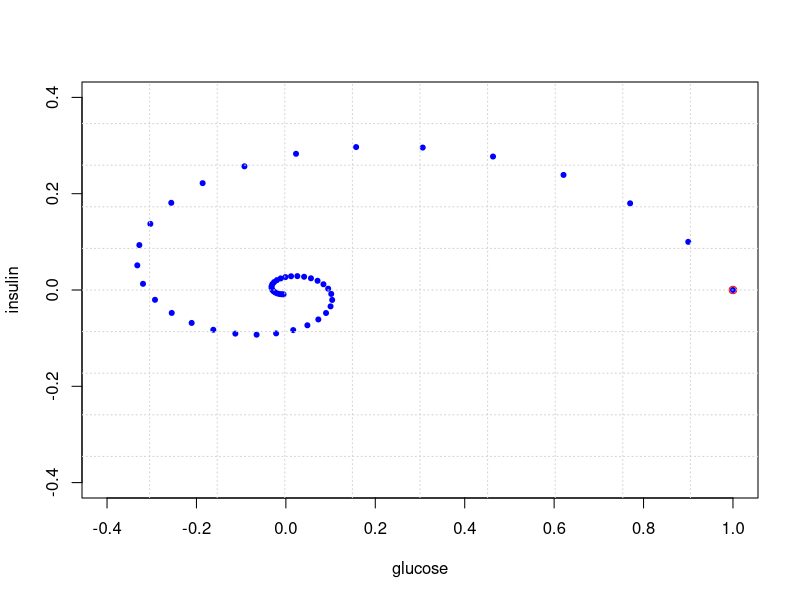
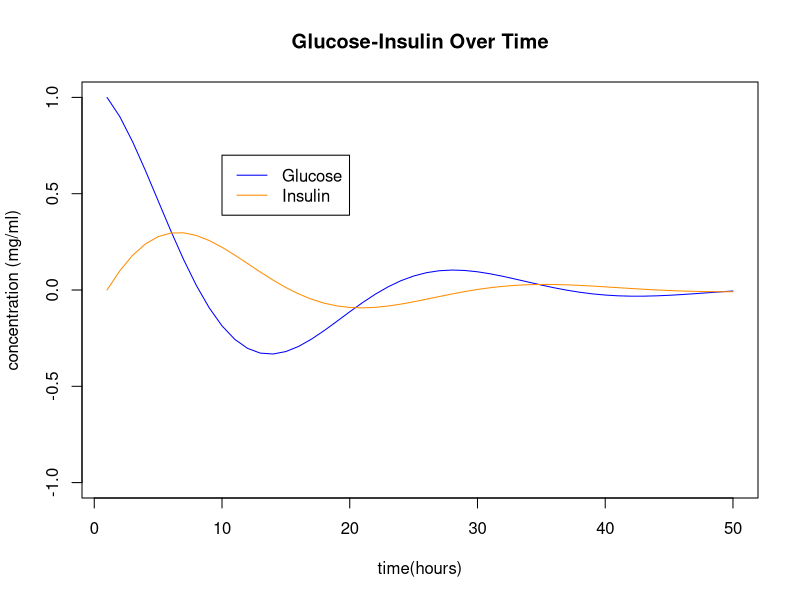
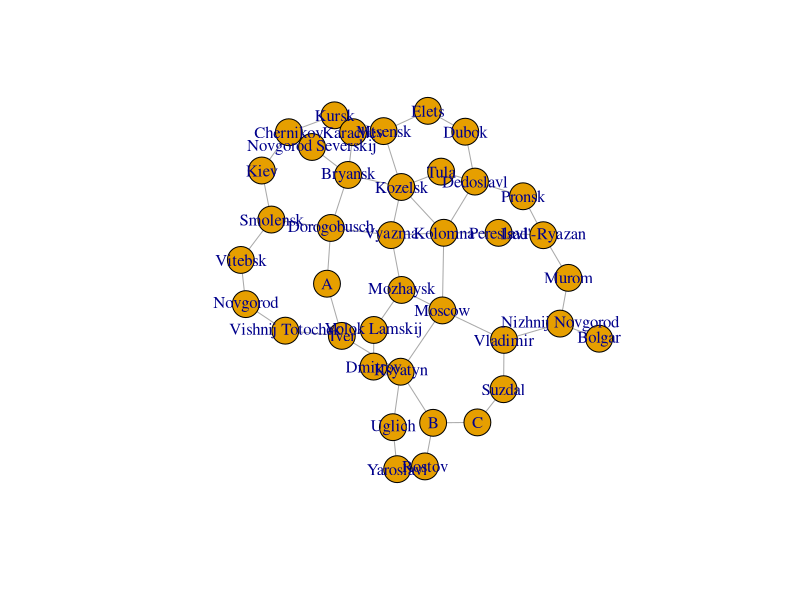

Write R code to recreate these figures, in order.
## ---- chunk 1
require(pracma)
## ---- chunk 2
A = cbind(c(.9,.1),c(-.4,.9))
start = c(1,0)
N = 50

X = matrix(0,nrow=2,ncol=N)
X[,1] = start

for (i in 2:N) {X[,i] = A %*% X[,i-1]}
plot(X[1,],X[2,],col='blue',xlim=c(-0.4,1.0),ylim=c(-0.4,0.4),xlab='glucose',ylab='insulin',pch=20,cex=1)
points(start[1],start[2],col="red")
grid(nx=10,ny=10)
## ---- chunk 3
t = seq(1,N)
plot(t,X[1,],type='l',col='blue',ylim=c(-1,1),ylab="concentration (mg/ml)",xlab="time(hours)",main="Glucose-Insulin Over Time")
lines(t,X[2,],col='darkorange')
legend(10, 0.7, legend=c("Glucose", "Insulin"), col=c("blue", "darkorange"), lty=1)
## ---- chunk 4
library(igraph)
## ---- chunk 5
RusCity = c("Novgorod", "Vitebsk", "Smolensk", "Kiev", "Chernikov",
"Novgorod Severskij", "Kursk", "Bryansk", "Karachev", "Kozelsk",
"Dorogobusch", "Vyazma", "A", "Tver", "Vishnij Totochek", "Ksyatyn",
"Uglich", "Yaroslavl", "Rostov", "B", "C", "Suzdal", "Vladimir",
"Nizhnij Novgorod", "Bolgar", "Isad'-Ryazan", "Pronsk", "Dubok",
"Elets", "Mtsensk", "Tula", "Dedoslavl", "Pereslavl", "Kolomna",
"Moscow", "Mozhaysk", "Dmitrov", "Volok Lamskij", "Murom")
A = rbind(c(0, 1, 0, 0, 0, 0, 0, 0, 0, 0, 0, 0, 0, 0, 1, 0, 0, 0, 0, 0,
    0, 0, 0, 0, 0, 0, 0, 0, 0, 0, 0, 0, 0, 0, 0, 0, 0, 0, 0), c(1, 0,
    1, 0, 0, 0, 0, 0, 0, 0, 0, 0, 0, 0, 0, 0, 0, 0, 0, 0, 0, 0, 0, 0,
    0, 0, 0, 0, 0, 0, 0, 0, 0, 0, 0, 0, 0, 0, 0), c(0, 1, 0, 1, 0, 0,
    0, 0, 0, 0, 1, 0, 0, 0, 0, 0, 0, 0, 0, 0, 0, 0, 0, 0, 0, 0, 0, 0,
    0, 0, 0, 0, 0, 0, 0, 0, 0, 0, 0), c(0, 0, 1, 0, 1, 0, 0, 0, 0, 0,
    0, 0, 0, 0, 0, 0, 0, 0, 0, 0, 0, 0, 0, 0, 0, 0, 0, 0, 0, 0, 0, 0,
    0, 0, 0, 0, 0, 0, 0), c(0, 0, 0, 1, 0, 1, 1, 0, 0, 0, 0, 0, 0, 0,
    0, 0, 0, 0, 0, 0, 0, 0, 0, 0, 0, 0, 0, 0, 0, 0, 0, 0, 0, 0, 0, 0,
    0, 0, 0), c(0, 0, 0, 0, 1, 0, 0, 1, 0, 0, 0, 0, 0, 0, 0, 0, 0, 0,
    0, 0, 0, 0, 0, 0, 0, 0, 0, 0, 0, 0, 0, 0, 0, 0, 0, 0, 0, 0,
    0), c(0, 0, 0, 0, 1, 0, 0, 0, 1, 0, 0, 0, 0, 0, 0, 0, 0, 0, 0, 0,
    0, 0, 0, 0, 0, 0, 0, 0, 0, 1, 0, 0, 0, 0, 0, 0, 0, 0, 0), c(0, 0,
    0, 0, 0, 1, 0, 0, 1, 1, 1, 0, 0, 0, 0, 0, 0, 0, 0, 0, 0, 0, 0, 0,
    0, 0, 0, 0, 0, 0, 0, 0, 0, 0, 0, 0, 0, 0, 0), c(0, 0, 0, 0, 0, 0,
    1, 1, 0, 0, 0, 0, 0, 0, 0, 0, 0, 0, 0, 0, 0, 0, 0, 0, 0, 0, 0, 0,
    0, 1, 0, 0, 0, 0, 0, 0, 0, 0, 0), c(0, 0, 0, 0, 0, 0, 0, 1, 0, 0,
    0, 1, 0, 0, 0, 0, 0, 0, 0, 0, 0, 0, 0, 0, 0, 0, 0, 0, 0, 1, 1, 0,
    0, 1, 0, 0, 0, 0, 0), c(0, 0, 1, 0, 0, 0, 0, 1, 0, 0, 0, 1, 1, 0,
    0, 0, 0, 0, 0, 0, 0, 0, 0, 0, 0, 0, 0, 0, 0, 0, 0, 0, 0, 0, 0, 0,
    0, 0, 0), c(0, 0, 0, 0, 0, 0, 0, 0, 0, 1, 1, 0, 0, 0, 0, 0, 0, 0,
    0, 0, 0, 0, 0, 0, 0, 0, 0, 0, 0, 0, 0, 0, 0, 1, 0, 1, 0, 0,
    0), c(0, 0, 0, 0, 0, 0, 0, 0, 0, 0, 1, 0, 0, 1, 0, 0, 0, 0, 0, 0,
    0, 0, 0, 0, 0, 0, 0, 0, 0, 0, 0, 0, 0, 0, 0, 0, 0, 0, 0), c(0, 0,
    0, 0, 0, 0, 0, 0, 0, 0, 0, 0, 1, 0, 1, 1, 0, 0, 0, 0, 0, 0, 0, 0,
    0, 0, 0, 0, 0, 0, 0, 0, 0, 0, 0, 0, 0, 1, 0), c(1, 0, 0, 0, 0, 0,
    0, 0, 0, 0, 0, 0, 0, 1, 0, 0, 0, 0, 0, 0, 0, 0, 0, 0, 0, 0, 0, 0,
    0, 0, 0, 0, 0, 0, 0, 0, 0, 0, 0), c(0, 0, 0, 0, 0, 0, 0, 0, 0, 0,
    0, 0, 0, 1, 0, 0, 1, 0, 0, 1, 0, 0, 0, 0, 0, 0, 0, 0, 0, 0, 0, 0,
    0, 0, 1, 0, 1, 0, 0), c(0, 0, 0, 0, 0, 0, 0, 0, 0, 0, 0, 0, 0, 0,
    0, 1, 0, 1, 0, 0, 0, 0, 0, 0, 0, 0, 0, 0, 0, 0, 0, 0, 0, 0, 0, 0,
    0, 0, 0), c(0, 0, 0, 0, 0, 0, 0, 0, 0, 0, 0, 0, 0, 0, 0, 0, 1, 0,
    1, 0, 0, 0, 0, 0, 0, 0, 0, 0, 0, 0, 0, 0, 0, 0, 0, 0, 0, 0,
    0), c(0, 0, 0, 0, 0, 0, 0, 0, 0, 0, 0, 0, 0, 0, 0, 0, 0, 1, 0, 1,
    0, 0, 0, 0, 0, 0, 0, 0, 0, 0, 0, 0, 0, 0, 0, 0, 0, 0, 0), c(0, 0,
    0, 0, 0, 0, 0, 0, 0, 0, 0, 0, 0, 0, 0, 1, 0, 0, 1, 0, 1, 0, 0, 0,
    0, 0, 0, 0, 0, 0, 0, 0, 0, 0, 0, 0, 0, 0, 0), c(0, 0, 0, 0, 0, 0,
    0, 0, 0, 0, 0, 0, 0, 0, 0, 0, 0, 0, 0, 1, 0, 1, 0, 0, 0, 0, 0, 0,
    0, 0, 0, 0, 0, 0, 0, 0, 0, 0, 0), c(0, 0, 0, 0, 0, 0, 0, 0, 0, 0,
    0, 0, 0, 0, 0, 0, 0, 0, 0, 0, 1, 0, 1, 0, 0, 0, 0, 0, 0, 0, 0, 0,
    0, 0, 0, 0, 0, 0, 0), c(0, 0, 0, 0, 0, 0, 0, 0, 0, 0, 0, 0, 0, 0,
    0, 0, 0, 0, 0, 0, 0, 1, 0, 1, 0, 0, 0, 0, 0, 0, 0, 0, 0, 0, 1, 0,
    0, 0, 0), c(0, 0, 0, 0, 0, 0, 0, 0, 0, 0, 0, 0, 0, 0, 0, 0, 0, 0,
    0, 0, 0, 0, 1, 0, 1, 0, 0, 0, 0, 0, 0, 0, 0, 0, 0, 0, 0, 0,
    1), c(0, 0, 0, 0, 0, 0, 0, 0, 0, 0, 0, 0, 0, 0, 0, 0, 0, 0, 0, 0,
    0, 0, 0, 1, 0, 0, 0, 0, 0, 0, 0, 0, 0, 0, 0, 0, 0, 0, 0), c(0, 0,
    0, 0, 0, 0, 0, 0, 0, 0, 0, 0, 0, 0, 0, 0, 0, 0, 0, 0, 0, 0, 0, 0,
    0, 0, 1, 0, 0, 0, 0, 0, 1, 0, 0, 0, 0, 0, 1), c(0, 0, 0, 0, 0, 0,
    0, 0, 0, 0, 0, 0, 0, 0, 0, 0, 0, 0, 0, 0, 0, 0, 0, 0, 0, 1, 0, 0,
    0, 0, 0, 1, 0, 0, 0, 0, 0, 0, 0), c(0, 0, 0, 0, 0, 0, 0, 0, 0, 0,
    0, 0, 0, 0, 0, 0, 0, 0, 0, 0, 0, 0, 0, 0, 0, 0, 0, 0, 1, 0, 0, 1,
    0, 0, 0, 0, 0, 0, 0), c(0, 0, 0, 0, 0, 0, 0, 0, 0, 0, 0, 0, 0, 0,
    0, 0, 0, 0, 0, 0, 0, 0, 0, 0, 0, 0, 0, 1, 0, 1, 0, 0, 0, 0, 0, 0,
    0, 0, 0), c(0, 0, 0, 0, 0, 0, 1, 0, 1, 1, 0, 0, 0, 0, 0, 0, 0, 0,
    0, 0, 0, 0, 0, 0, 0, 0, 0, 0, 1, 0, 0, 0, 0, 0, 0, 0, 0, 0,
    0), c(0, 0, 0, 0, 0, 0, 0, 0, 0, 1, 0, 0, 0, 0, 0, 0, 0, 0, 0, 0,
    0, 0, 0, 0, 0, 0, 0, 0, 0, 0, 0, 1, 0, 0, 0, 0, 0, 0, 0), c(0, 0,
    0, 0, 0, 0, 0, 0, 0, 0, 0, 0, 0, 0, 0, 0, 0, 0, 0, 0, 0, 0, 0, 0,
    0, 0, 1, 1, 0, 0, 1, 0, 0, 1, 0, 0, 0, 0, 0), c(0, 0, 0, 0, 0, 0,
    0, 0, 0, 0, 0, 0, 0, 0, 0, 0, 0, 0, 0, 0, 0, 0, 0, 0, 0, 1, 0, 0,
    0, 0, 0, 0, 0, 1, 0, 0, 0, 0, 0), c(0, 0, 0, 0, 0, 0, 0, 0, 0, 1,
    0, 1, 0, 0, 0, 0, 0, 0, 0, 0, 0, 0, 0, 0, 0, 0, 0, 0, 0, 0, 0, 1,
    1, 0, 1, 0, 0, 0, 0), c(0, 0, 0, 0, 0, 0, 0, 0, 0, 0, 0, 0, 0, 0,
    0, 1, 0, 0, 0, 0, 0, 0, 1, 0, 0, 0, 0, 0, 0, 0, 0, 0, 0, 1, 0, 1,
    0, 0, 0), c(0, 0, 0, 0, 0, 0, 0, 0, 0, 0, 0, 1, 0, 0, 0, 0, 0, 0,
    0, 0, 0, 0, 0, 0, 0, 0, 0, 0, 0, 0, 0, 0, 0, 0, 1, 0, 0, 1,
    0), c(0, 0, 0, 0, 0, 0, 0, 0, 0, 0, 0, 0, 0, 0, 0, 1, 0, 0, 0, 0,
    0, 0, 0, 0, 0, 0, 0, 0, 0, 0, 0, 0, 0, 0, 0, 0, 0, 1, 0), c(0, 0,
    0, 0, 0, 0, 0, 0, 0, 0, 0, 0, 0, 1, 0, 0, 0, 0, 0, 0, 0, 0, 0, 0,
    0, 0, 0, 0, 0, 0, 0, 0, 0, 0, 0, 1, 1, 0, 0), c(0, 0, 0, 0, 0, 0,
    0, 0, 0, 0, 0, 0, 0, 0, 0, 0, 0, 0, 0, 0, 0, 0, 0, 1, 0, 1, 0, 0,
    0, 0, 0, 0, 0, 0, 0, 0, 0, 0, 0))
g=graph_from_adjacency_matrix(A,mode='undirected')
V(g)$label = RusCity
# Plot network
plot(g)
